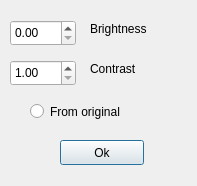
<?xml version="1.0" encoding="UTF-8"?>
<ui version="4.0">
 <class>PopUpImageSettings</class>
 <widget class="QDialog" name="PopUpImageSettings">
  <property name="geometry">
   <rect>
    <x>0</x>
    <y>0</y>
    <width>197</width>
    <height>186</height>
   </rect>
  </property>
  <property name="minimumSize">
   <size>
    <width>187</width>
    <height>148</height>
   </size>
  </property>
  <property name="windowTitle">
   <string>Image Settings</string>
  </property>
  <property name="toolTip">
   <string>&lt;html&gt;&lt;head/&gt;&lt;body&gt;&lt;p&gt;Image Settings&lt;/p&gt;&lt;/body&gt;&lt;/html&gt;</string>
  </property>
  <widget class="QLabel" name="label">
   <property name="geometry">
    <rect>
     <x>90</x>
     <y>20</y>
     <width>81</width>
     <height>17</height>
    </rect>
   </property>
   <property name="text">
    <string>Brightness</string>
   </property>
  </widget>
  <widget class="QLabel" name="label_2">
   <property name="geometry">
    <rect>
     <x>90</x>
     <y>60</y>
     <width>81</width>
     <height>17</height>
    </rect>
   </property>
   <property name="text">
    <string>Contrast</string>
   </property>
  </widget>
  <widget class="QDoubleSpinBox" name="doubleSpinBox">
   <property name="geometry">
    <rect>
     <x>10</x>
     <y>20</y>
     <width>66</width>
     <height>26</height>
    </rect>
   </property>
   <property name="singleStep">
    <double>2.000000000000000</double>
   </property>
  </widget>
  <widget class="QDoubleSpinBox" name="doubleSpinBox_2">
   <property name="geometry">
    <rect>
     <x>10</x>
     <y>60</y>
     <width>66</width>
     <height>26</height>
    </rect>
   </property>
   <property name="minimum">
    <double>1.000000000000000</double>
   </property>
   <property name="maximum">
    <double>3.000000000000000</double>
   </property>
   <property name="singleStep">
    <double>0.100000000000000</double>
   </property>
   <property name="value">
    <double>1.000000000000000</double>
   </property>
  </widget>
  <widget class="QPushButton" name="pushButton">
   <property name="geometry">
    <rect>
     <x>60</x>
     <y>140</y>
     <width>84</width>
     <height>25</height>
    </rect>
   </property>
   <property name="text">
    <string>Ok</string>
   </property>
  </widget>
  <widget class="QRadioButton" name="radioButton">
   <property name="geometry">
    <rect>
     <x>30</x>
     <y>100</y>
     <width>111</width>
     <height>23</height>
    </rect>
   </property>
   <property name="text">
    <string>From original</string>
   </property>
  </widget>
 </widget>
 <resources/>
 <connections/>
</ui>
